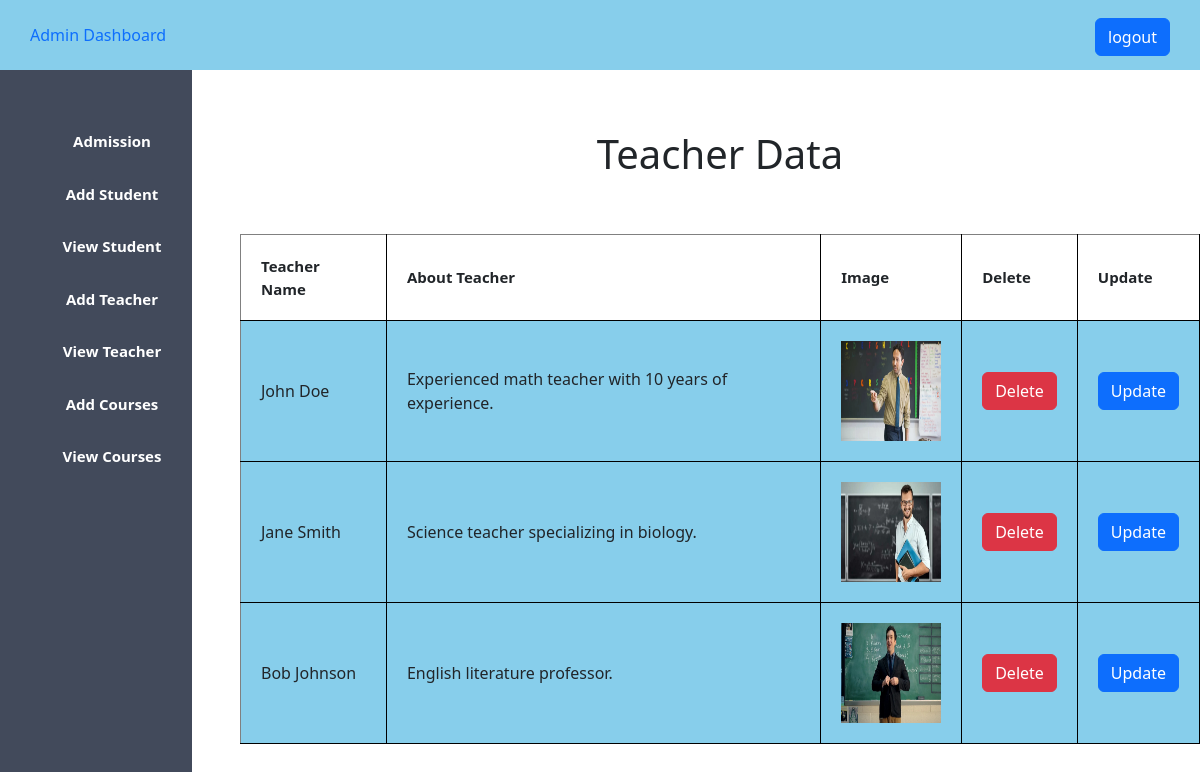
The page /admin_view_teacher.php (signed in) on the database its author committed.
### tables this page shows
CREATE TABLE IF NOT EXISTS teacher (
    id INT AUTO_INCREMENT PRIMARY KEY,
    name VARCHAR(255),
    description TEXT,
    image VARCHAR(255),
    user_id INT,
    created_at TIMESTAMP DEFAULT CURRENT_TIMESTAMP,
    updated_at TIMESTAMP DEFAULT CURRENT_TIMESTAMP ON UPDATE CURRENT_TIMESTAMP,
    deleted_at TIMESTAMP NULL DEFAULT NULL,
    FOREIGN KEY (user_id) REFERENCES user(id)
);

### admin_view_teacher.php (the view, shortened to what this page needs)
<?php
$host="localhost";
$user="root";
$password="Rkaviya@123";
$db="schoolproject";
$data=new mysqli($host,$user,$password,$db);
$sql="SELECT * FROM teacher ";
$result=mysqli_query($data,$sql);
?>
<!DOCTYPE html>
<html>
    <head>
        <?php
        include 'admin_css.php';
        ?>
    </head>
    <body>
    <?php
        include 'admin_sidebar.php';
    ?>
        <div class="content">
            <center>
            <h1>Teacher Data</h1>
            <br><br>
            <table border="1px">
                <tr>
                <th style="padding:20px; font-size: 15px; border-right: 1px solid black; border-bottom:1px solid black">Teacher Name</th>
                <th style="padding:20px; font-size: 15px; border-right: 1px solid black; border-bottom:1px solid black">About Teacher</th>
                <th style="padding:20px; font-size: 15px;  border-right: 1px solid black; border-bottom:1px solid black">Image</th>
                <th style="padding:20px; font-size: 15px; border-right: 1px solid black; border-bottom:1px solid black">Delete</th>
                <th style="padding:20px; font-size: 15px; border-right: 1px solid black; border-bottom:1px solid black">Update</th>
                </tr>
<?php
while($info=$result->fetch_assoc()){
?>
        <tr>
        <td style="padding:20px; border-right: 1px solid black; border-bottom:1px solid black; background-color:skyblue">
            <?php echo "{$info['name']}"; ?></td>
        <td style="padding:20px; border-right: 1px solid black; border-bottom:1px solid black; background-color:skyblue ">
            <?php echo "{$info['description']}"; ?></td>
        <td style="padding:20px; border-right: 1px solid black; border-bottom:1px solid black; background-color:skyblue ">
        <img height="100px" width="100px" src="<?php echo "{$info['image']}"; ?>"></td>
        <td style="padding:20px; border-right: 1px solid black; border-bottom:1px solid black; background-color:skyblue ">
            <?php
            echo "<a onclick=\" javascript:return confirm('Are Your Sure To Delete This ');\" class='btn btn-danger'  href='admin_delete.php?teacher_id={$info['id']}'> Delete </a>";
             ?>
            </td>
            <td style="padding:20px; border-right: 1px solid black; border-bottom:1px solid black; background-color:skyblue ">
        <?php
    if (isset($info['id'])) {
        echo "<a class='btn btn-primary' href='update_teacher.php?teacher_id={$info['id']}'>Update</a>";
    } else {
        echo "ID not available.";
    }
        ?>
            </td>
        </tr>
<?php
    }
    ?>
            </table>
            </center>
        </div>
    </body>
</html>

### admin.css (style rules this page uses)
* { margin: 0px; padding: 0px; }
a { text-decoration: none !important; }
.content { margin-left: 20%; margin-top: 5%; }

### rows shown on the page
teacher: name "John Doe", description "Experienced math teacher with 10 years of experience.", image (picture)
teacher: name "Jane Smith", description "Science teacher specializing in biology.", image (picture)
teacher: name "Bob Johnson", description "English literature professor.", image (picture)
